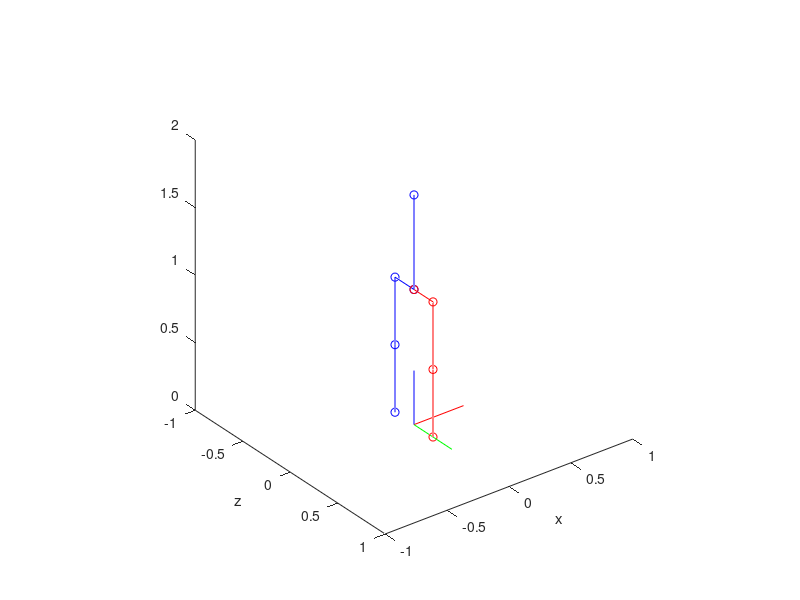

MATLAB code to generate this figure:
function ShowStickFigure(theta)
% Draws a stick figure based on the angles theta. If the figure already
% exists, it reuses it.
%
% Theta should be: [px, pz, lha, lhf, lkf, rha, rhf, rkf, torso]
%
%% Parameters
torsoLength=0.7;
upperLegLength = 0.5;
lowerLegLength= 0.5;
pelvisWidth = 0.4;


%% Check if figure exists; if not, build it
P1 = findobj('tag','StickFigurePlotLeft');
P2 = findobj('tag','StickFigurePlotRight');
if (isempty(P1))
    F=figure; clf;
    set(F,'name','Lopes StickFigure');
    P = plot3(0,0,0,'b-o',0,0,0,'r-o');
    P1 = P(1); P2 = P(2);
    set (P1,'tag','StickFigurePlotLeft');
    set (P2,'tag','StickFigurePlotRight');
   
    % Draw the origin frame
    frameSize = 0.4;
    L = line([0,0,0;frameSize,0,0],[0,0,0;0,frameSize,0], [0,0,0;0,0,frameSize]);
    set (L(1),'color',[1,0,0]); set (L(2),'color',[0,1,0]); set(L(3),'color',[0,0,1]);
    set(gca,'ydir','reverse')
    axis equal;xlim([-1,1]); ylim([-1,1]); zlim([0,2]); 
    xlabel('x'); ylabel('z');
    
	% Add a 2D and 3D button to the menu
    f=uimenu('label','2D/3D');
    uimenu(f,'Label','2D','callback','view([0,-1,0])');
    uimenu(f,'Label','3D','callback','view([-37.5,30])');

end;

%%
if (~exist('theta','var')),
    theta=zeros(1,9);
end;
%%
px=theta(1);
pz=theta(2);
lha=theta(3);
lhf=theta(4);
lkf=theta(5);
rha=theta(6);
rhf=theta(7);
rkf=theta(8);
torso = theta(9);

%% Calculate cartesian positions
pPelvis = [px; 1.0; pz];
pNeck = pPelvis + rotz(-torso)*[0;torsoLength;0];
pLeftHip = pPelvis-[0;0;pelvisWidth/2];
pRightHip = pPelvis+[0;0;pelvisWidth/2];
pLeftKnee = pLeftHip + rotx(lha) * rotz(lhf) * [0;-upperLegLength;0];
pLeftAnkle = pLeftKnee + rotx(lha) * rotz(lhf-lkf) * [0;-lowerLegLength;0];
pRightKnee = pRightHip + rotx(-rha) * rotz(rhf) * [0;-upperLegLength;0];
pRightAnkle = pRightKnee + rotx(-rha) * rotz(rhf-rkf) * [0;-lowerLegLength;0];

allLeft = [pLeftAnkle'; pLeftKnee'; pLeftHip'; pPelvis'; pNeck'];
allRight = [pPelvis'; pRightHip'; pRightKnee'; pRightAnkle'];
set(P1, 'xdata',allLeft(:,1), 'ydata',allLeft(:,3), 'zdata',allLeft(:,2));
set(P2, 'xdata',allRight(:,1), 'ydata',allRight(:,3), 'zdata',allRight(:,2));

function R=rotz(phi)
    % Returns rotation matrix with clockwise rotation around z axis
    s=sin(phi); c=cos(phi);
    R = [ c, -s, 0; s, c,0; 0,0,1];
    
function R=rotx(phi)
    % Returns rotation matrix with clockwise rotation around x axis
    s=sin(phi); c=cos(phi);
    R = [1,0,0; 0, c, -s; 0,s,c];